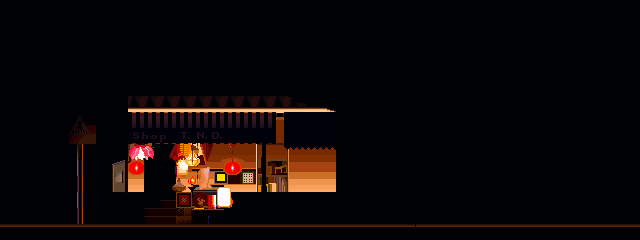

A level layout from a 2D game, rendered from its tile map. Below: a short description, then the map file with tile-grid data replaced by summaries:
An orthogonal 40x15 tile map with 16x16 px tiles, 1 tile layer (background) and 3 objects (Wall, Singleton, Pause).

<map version="1.0" orientation="orthogonal" width="40" height="15" tilewidth="16" tileheight="16">
 <tileset firstgid="1" name="viet" tilewidth="16" tileheight="16">
  <image source="viet.png" width="640" height="240" />
 </tileset>
 <layer name="background" width="40" height="15">
  <data>[600 cells, 600 non-empty, 586 distinct tile ids]</data>
 </layer>
 <objectgroup name="objects" width="40" height="15">
  <object type="Wall" x="0" y="240">
   <polygon points="0,0 0,-16 640,-16 640,0" />
  </object>
  <object type="Singleton" x="48" y="-80" width="16" height="16" />
  <object type="Pause" x="192" y="80" width="16" height="16" />
 </objectgroup>
</map>
